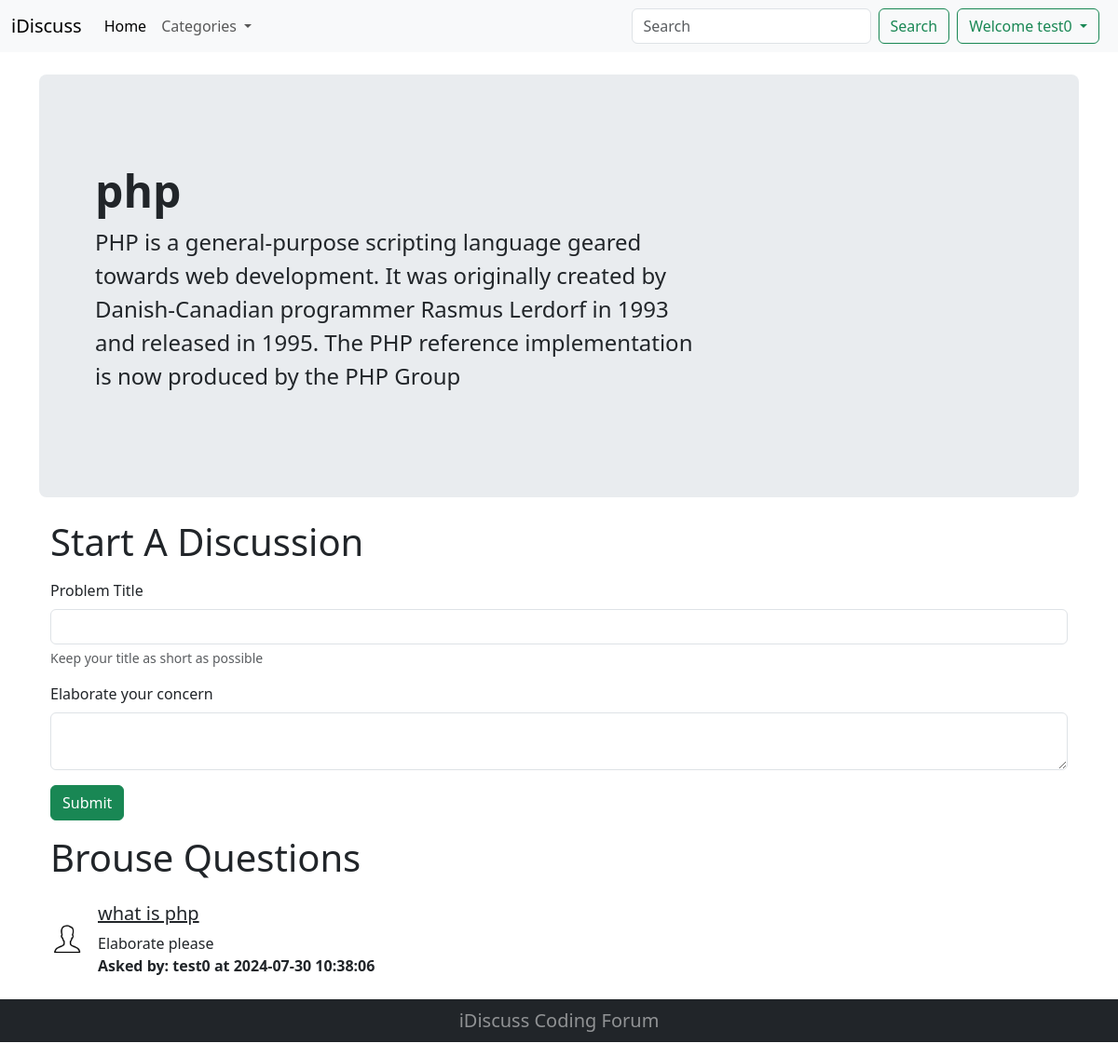
/threadlist.php?cat_id=1 (signed in), run on the app's committed database.
### tables this page shows
CREATE TABLE `categories` (
  `category_id` int(8) NOT NULL,
  `category_name` varchar(255) NOT NULL,
  `category_description` varchar(500) NOT NULL,
  `created` datetime NOT NULL DEFAULT current_timestamp()
);

CREATE TABLE `threads` (
  `thread_id` int(8) NOT NULL,
  `thread_title` varchar(255) NOT NULL,
  `thread_desc` text NOT NULL,
  `thread_cat_id` int(8) NOT NULL,
  `thread_user_id` int(8) NOT NULL,
  `timestamp` datetime NOT NULL DEFAULT current_timestamp()
);

CREATE TABLE `users` (
  `sno` int(8) NOT NULL,
  `username` varchar(30) NOT NULL,
  `password` varchar(255) NOT NULL,
  `timestamp` datetime NOT NULL DEFAULT current_timestamp()
);

### threadlist.php (the view, shortened to what this page needs)
<!doctype html>
<html lang="en">
<head>
    <link href="https://cdn.jsdelivr.net/npm/bootstrap@5.3.3/dist/css/bootstrap.min.css" rel="stylesheet">
</head>
<body>
    <?php
    include "./partials/dbConnection.php";
    include "./partials/header.php";
    ?>
    <div class="container min-vh-100">
        <?php
        $id = $_GET["cat_id"];
        $sql = "SELECT * FROM `categories` WHERE `category_id`= $id";
        $result = mysqli_query($conn, $sql);
        while ($row = mysqli_fetch_assoc($result)) {
            $title = $row["category_name"];
            $desc = $row["category_description"];
            echo '<div class="p-5 my-4 bg-body-secondary rounded-3">
                        <div class="container-fluid py-5">
                            <h1 class="display-5 fw-bold">' . $title . '</h1>
                            <p class="col-md-8 fs-4">' . $desc . '</p>
                        </div>
                     </div>';
        }
        ?>
        <div class="container">
        <h1 class="my-3">Start A Discussion</h1>
        <?php
        if (isset($_SESSION["logedin"]) && $_SESSION["logedin"]==true) {
        echo'
        <form action=" '.$_SERVER["REQUEST_URI"].'" method="POST">
            <div class="mb-3">
                <label for="title" class="form-label">Problem Title</label>
                <input type="text" class="form-control" id="title" name="title" aria-describedby="emailHelp">
                <div id="emailHelp" class="form-text">Keep your title as short as possible</div>
            </div>
            <div class="mb-3">
                <label for="exampleInputPassword1" class="form-label">Elaborate your concern</label>
                <textarea class="form-control" id="desc" name="desc"></textarea>
            </div>
            <button type="submit" class="btn btn-success">Submit</button>
        </form>';
        }else {
            echo'
            <div class="container mb-5">
                <p class="lead"><span class="fw-bold">You are not loggged in.</span>Please login to be able to start a discussion</p>
            </div>';
        }
        ?>
        </div>
        <div class="container"><h1 class="my-3">Brouse Questions</h1></div>
        <?php
        $id = $_GET["cat_id"];
        $sql = "SELECT * FROM `threads` WHERE `thread_cat_id`= $id";
        $result = mysqli_query($conn, $sql);
        while ($row = mysqli_fetch_assoc($result)) {
            $th_id = $row["thread_id"];
            $title = $row["thread_title"];
            $desc = $row["thread_desc"];
            $timestamp = $row["timestamp"];
            $thread_user_id	= $row["thread_user_id"];
            $sql2 = "SELECT `username` FROM `users` WHERE `sno` = '$thread_user_id'";
            $result2 = mysqli_query($conn, $sql2);
            $row2 = mysqli_fetch_assoc($result2);
            $askedby = $row2["username"];
            echo '<div class="container">
                        <div class="d-flex align-items-center my-4">
                            <div class="flex-shrink-0">
                                <img width="35" src="./images/user.png" alt="user">
                            </div>
                            <div class="flex-grow-1 ms-3">
                                <h5><a class="text-dark" href="./thread.php?th_id=' . $th_id . '&askedby='.$askedby.'">' . $title . '</a></h5>
                                <p class="my-0">' . $desc . '</p>
                                 <p class="fw-bold my-0">Asked by: '.$askedby.' at '. $timestamp .'</p>
                            </div>
                        </div>
                </div>';
        }
        ?>
    </div>
    <?php
    include "../Forum/partials/footer.php"
    ?>
</body>
</html>

### data on the page
categories: category_name "php", category_description "PHP is a general-purpose scripting language geared towards web development. It was originally created by Danish-Canadian programmer Rasmus Lerdorf in 1993 and released in 1995. The PHP reference implementation is now produced by the PHP Group"
threads: thread_title "what is php", thread_desc "Elaborate please", users.username "test0", timestamp "2024-07-30 10:38:06"

### other printed values
$_SESSION['username'] "test0"
